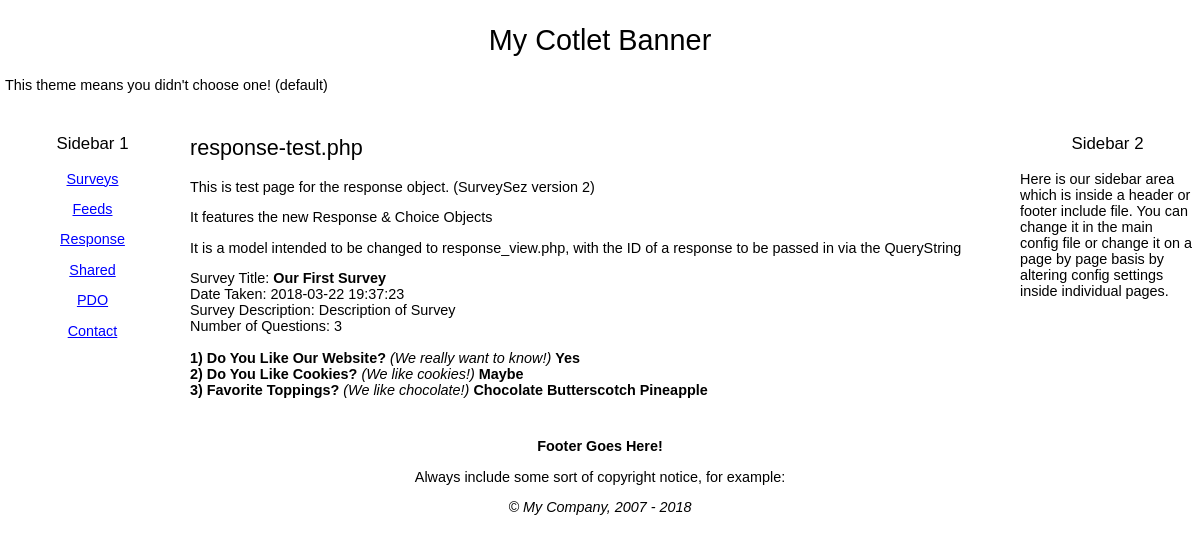
The page /surveys/response-test.php on the database its author committed.
### tables this page shows
CREATE TABLE wn18_surveys(
SurveyID INT UNSIGNED NOT NULL AUTO_INCREMENT,
AdminID INT UNSIGNED DEFAULT 0,
Title VARCHAR(255) DEFAULT '',
Description TEXT DEFAULT '',
DateAdded DATETIME,
LastUpdated TIMESTAMP DEFAULT 0 ON UPDATE CURRENT_TIMESTAMP,
TimesViewed INT DEFAULT 0,
Status INT DEFAULT 0,
PRIMARY KEY (SurveyID)
);

CREATE TABLE wn18_responses(
ResponseID INT UNSIGNED NOT NULL AUTO_INCREMENT,
SurveyID INT UNSIGNED NOT NULL DEFAULT 0,
DateAdded DATETIME,
PRIMARY KEY (ResponseID),
INDEX SurveyID_index(SurveyID),
FOREIGN KEY (SurveyID) REFERENCES wn18_surveys(SurveyID) ON DELETE CASCADE
);

CREATE TABLE wn18_questions(
QuestionID INT UNSIGNED NOT NULL AUTO_INCREMENT,
SurveyID INT UNSIGNED DEFAULT 0,
Question TEXT DEFAULT '',
Description TEXT DEFAULT '',
DateAdded DATETIME,
LastUpdated TIMESTAMP DEFAULT 0 ON UPDATE CURRENT_TIMESTAMP,
PRIMARY KEY (QuestionID),
INDEX SurveyID_index(SurveyID),
FOREIGN KEY (SurveyID) REFERENCES wn18_surveys(SurveyID) ON DELETE CASCADE
);

CREATE TABLE wn18_answers(
AnswerID INT UNSIGNED NOT NULL AUTO_INCREMENT,
QuestionID INT UNSIGNED DEFAULT 0,
Answer TEXT DEFAULT '',
Description TEXT DEFAULT '',
DateAdded DATETIME,
LastUpdated TIMESTAMP DEFAULT 0 ON UPDATE CURRENT_TIMESTAMP,
Status INT DEFAULT 0,
PRIMARY KEY (AnswerID),
INDEX QuestionID_index(QuestionID),
FOREIGN KEY (QuestionID) REFERENCES wn18_questions(QuestionID) ON DELETE CASCADE
);

CREATE TABLE wn18_responses_answers(
RQID INT UNSIGNED NOT NULL AUTO_INCREMENT,
ResponseID INT UNSIGNED DEFAULT 0,
QuestionID INT DEFAULT 0,
AnswerID INT DEFAULT 0,
PRIMARY KEY (RQID),
INDEX ResponseID_index(ResponseID),
FOREIGN KEY (ResponseID) REFERENCES wn18_responses(ResponseID) ON DELETE CASCADE
);

### surveys/SurveySez/Survey.php (called while the page is built, shortened)
<?php
class Survey
{
	 public $TotalQuestions = 0;
	 protected $aQuestion = Array();
    function __construct($id)
	{
		$this->SurveyID = (int)$id;
		$iConn = \IDB::conn();
		$sql = sprintf("select Title, Description from " . PREFIX . "surveys Where SurveyID =%d",$this->SurveyID);
		$result = mysqli_query($iConn,$sql) or die(trigger_error(mysqli_error($iConn), E_USER_ERROR));
		if (mysqli_num_rows($result) > 0)
		{
			$this->isValid = TRUE;
			while ($row = mysqli_fetch_assoc($result))
			{
			     $this->Title = dbOut($row['Title']);
			     $this->Description = dbOut($row['Description']);
			}
		}
		$sql = sprintf("select QuestionID, Question, Description from " . PREFIX . "questions where SurveyID =%d",$this->SurveyID);
		$result = mysqli_query($iConn,$sql) or die(trigger_error(mysqli_error($iConn), E_USER_ERROR));
		if (mysqli_num_rows($result) > 0)
		{
		   while ($row = mysqli_fetch_assoc($result))
		   {
				$this->TotalQuestions += 1;
				$this->aQuestion[] = new Question(dbOut($row['QuestionID']),dbOut($row['Question']),dbOut($row['Description']),$this->TotalQuestions);
		   }
		}
		$this->TotalQuestions = count($this->aQuestion);
	    $sql = "select a.AnswerID, a.Answer, a.Description, a.QuestionID from
		" . PREFIX . "surveys s inner join " . PREFIX . "questions q on q.SurveyID=s.SurveyID
		inner join " . PREFIX . "answers a on a.QuestionID=q.QuestionID
		where s.SurveyID = %d
		order by a.AnswerID asc";
		$sql = sprintf($sql,$this->SurveyID);
		$result = mysqli_query($iConn,$sql) or die(trigger_error(mysqli_error($iConn), E_USER_ERROR));
		if (mysqli_num_rows($result) > 0)
		{
		   while ($row = mysqli_fetch_assoc($result))
		   {
			    $QuestionID = (int)$row['QuestionID'];
		   }
		}
	}
}

### inc_0700/MyAutoLoader.php (called while the page is built, shortened)
<?php
class MyAutoLoader
{
	public static function NamespaceLoader($class)
    {
		$path = str_replace(array('/', '\\'), DIRECTORY_SEPARATOR, $class);
        $path = $path . '.php';
		if (file_exists($path)) {
			return;
		}
    }
    public static function IncludePathLoader($class)
    {
		$class = str_replace(array('/', '\\'), DIRECTORY_SEPARATOR, $class);
        $class_path = INCLUDE_PATH . $class . '.php';
		$legacy_path = INCLUDE_PATH . $class . '_inc.php';
    }
}

### surveys/SurveySez/Question.php (called while the page is built, shortened)
<?php
class Question
{
	function __construct($id,$question,$description,$number)
	{
		$this->QuestionID = (int)$id;
		$this->Text = $question;
		$this->Description = $description;
		$this->Number = $number;
	}
}

### surveys/SurveySez/Answer.php (called while the page is built, shortened)
<?php
class Answer
{
    function __construct($AnswerID,$answer,$description)
	{
		$this->AnswerID = (int)$AnswerID;
		$this->Text = $answer;
	}
}

### surveys/SurveySez/Choice.php (called while the page is built, shortened)
<?php
class Choice {
    function __construct($AnswerID,$QuestionID,$RQID)
	{
		$this->AnswerID = (int)$AnswerID;
	}
}

### surveys/SurveySez/Response.php (the view, shortened to what this page needs)
<?php
class Response extends Survey
{
	public $SurveyID = 0;
	public $aChoice = Array();
    function __construct($id)
	{
		$this->ResponseID = (int)$id;
		$iConn = \IDB::conn();
		$sql = sprintf("select SurveyID, DateAdded from " . PREFIX . "responses where ResponseID =%d",$this->ResponseID);
		$result = mysqli_query($iConn,$sql) or die(trigger_error(mysqli_error($iConn), E_USER_ERROR));
		if (mysqli_num_rows($result) > 0)
		{
		  while ($row = mysqli_fetch_array($result))
		   {
			   $this->SurveyID = (int)$row['SurveyID'];
			   $this->DateTaken = dbOut($row['DateAdded']);
		   }
		}else{
			return FALSE;
		}
		parent::__construct($this->SurveyID);
		if($this->TotalQuestions > 0)
		{
			$sql = sprintf("select AnswerID, QuestionID, RQID from " . PREFIX . "responses_answers where ResponseID=%d order by QuestionID asc",$this->ResponseID);
			$result = mysqli_query($iConn,$sql) or die(trigger_error(mysqli_error($iConn), E_USER_ERROR));
			if (mysqli_num_rows($result) > 0)
			{
			   while ($row = mysqli_fetch_array($result))
			   {
				   $this->aChoice[] = new Choice((int)$row['AnswerID'],(int)$row['QuestionID'],(int)$row['RQID']);
			   }
			}
		}
	}
	function showChoices()
	{
		$myReturn = '';
		foreach($this->aQuestion as $question)
		{
			$myReturn .= "<b>" . $question->Number . ") ";
			$myReturn .= $question->Text . "</b> ";
			$myReturn .= '<em>(' . $question->Description . ')</em> ';
			foreach($question->aAnswer as $answer)
			{
				foreach($this->aChoice as $choice)
				{
					if($answer->AnswerID == $choice->AnswerID)
					{
						$myReturn .= '<b>' . $answer->Text . "</b> ";
						break;
					}
				}
			}
			$myReturn .= "<br />";
		}
		return $myReturn;
	}
}

### surveys/response-test.php (shortened to what this page needs)
<?php
require '../inc_0700/config_inc.php';
$myResponse = new SurveySez\Response(1);
?>
<h2><?=THIS_PAGE;?></h2>
<p>This is test page for the response object.  (SurveySez version 2)</p>
<p>It features the new Response & Choice Objects</p>
<p>It is a model intended to be changed to response_view.php, with the ID of a response to be passed in via the QueryString</p>
<?php
if($myResponse->isValid)
{
	echo "Survey Title: <b>" . $myResponse->Title . "</b><br />";
	echo "Date Taken: " . $myResponse->DateTaken . "<br />";
	echo "Survey Description: " . $myResponse->Description . "<br />";
	echo "Number of Questions: " .$myResponse->TotalQuestions . "<br /><br />";
	echo $myResponse->showChoices() . "<br />";
}else{
	echo "Sorry, no such response!";
}
?>

### include/default_style.css (style rules this page uses)
body { font-size: .9em; font-family: Verdana, Geneva, Arial, Helvetica, sans-serif; padding:0; margin:0; background-color:#FFFFFF; }
h1, h2, h3, h4, h5, h6 { font-weight: normal; }

### rows shown on the page
wn18_surveys: Title "Our First Survey", Description "Description of Survey"
wn18_responses: DateAdded "2018-03-22 19:37:23", SurveyID "1"
wn18_questions: Question "Do You Like Our Website?", Description "We really want to know!"
wn18_answers: Answer "Yes"
wn18_questions: QuestionID "2", Question "Do You Like Cookies?", Description "We like cookies!"
wn18_answers: Answer "Maybe"
wn18_questions: QuestionID "3", Question "Favorite Toppings?", Description "We like chocolate!"
wn18_answers: Answer "Chocolate"
wn18_responses_answers: AnswerID.Answer "Butterscotch"
wn18_responses_answers: AnswerID.Answer "Pineapple"

### other values the page prints
$config->banner "My Cotlet Banner"
$aText[0] "Surveys"
$aText[0] "Feeds"
$aText[0] "Response"
$aText[0] "Shared"
$aText[0] "PDO"
$aText[0] "Contact"
THIS_PAGE "response-test.php"
$myResponse->TotalQuestions "3"
